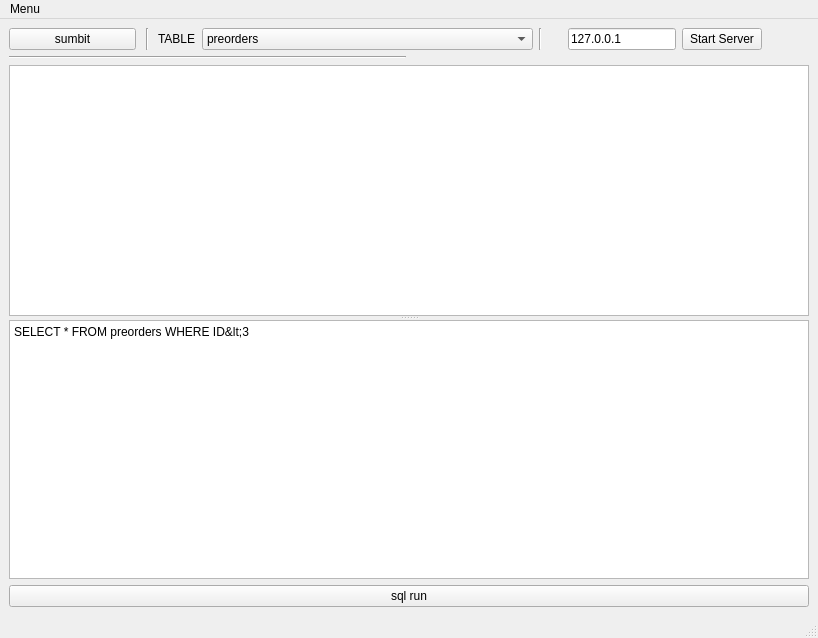
<?xml version="1.0" encoding="UTF-8"?>
<ui version="4.0">
 <class>MainWindow</class>
 <widget class="QMainWindow" name="MainWindow">
  <property name="geometry">
   <rect>
    <x>0</x>
    <y>0</y>
    <width>818</width>
    <height>638</height>
   </rect>
  </property>
  <property name="windowTitle">
   <string>MainWindow</string>
  </property>
  <widget class="QWidget" name="centralwidget">
   <layout class="QGridLayout" name="gridLayout">
    <item row="3" column="0" colspan="2">
     <widget class="QSplitter" name="splitter">
      <property name="orientation">
       <enum>Qt::Vertical</enum>
      </property>
      <widget class="QTableView" name="tableView">
       <property name="minimumSize">
        <size>
         <width>796</width>
         <height>249</height>
        </size>
       </property>
       <property name="editTriggers">
        <set>QAbstractItemView::NoEditTriggers</set>
       </property>
       <attribute name="horizontalHeaderStretchLastSection">
        <bool>true</bool>
       </attribute>
      </widget>
      <widget class="QWidget" name="layoutWidget">
       <layout class="QVBoxLayout" name="verticalLayout">
        <item>
         <widget class="QPlainTextEdit" name="plainTextEditScript">
          <property name="minimumSize">
           <size>
            <width>0</width>
            <height>100</height>
           </size>
          </property>
          <property name="plainText">
           <string>SELECT * FROM preorders WHERE ID&lt;3</string>
          </property>
         </widget>
        </item>
        <item>
         <widget class="QPushButton" name="pushButton">
          <property name="text">
           <string>sql run</string>
          </property>
         </widget>
        </item>
       </layout>
      </widget>
     </widget>
    </item>
    <item row="0" column="0" colspan="2">
     <layout class="QHBoxLayout" name="horizontalLayout">
      <item>
       <layout class="QHBoxLayout" name="horizontalLayout_2">
        <item>
         <widget class="QPushButton" name="pushButton_Submit">
          <property name="text">
           <string>sumbit</string>
          </property>
         </widget>
        </item>
       </layout>
      </item>
      <item>
       <widget class="Line" name="line">
        <property name="minimumSize">
         <size>
          <width>10</width>
          <height>0</height>
         </size>
        </property>
        <property name="orientation">
         <enum>Qt::Vertical</enum>
        </property>
       </widget>
      </item>
      <item>
       <layout class="QFormLayout" name="formLayout">
        <item row="0" column="0">
         <widget class="QLabel" name="label">
          <property name="text">
           <string>TABLE</string>
          </property>
         </widget>
        </item>
        <item row="0" column="1">
         <widget class="QComboBox" name="comboBox_TABLE">
          <property name="minimumSize">
           <size>
            <width>331</width>
            <height>0</height>
           </size>
          </property>
          <item>
           <property name="text">
            <string>preorders</string>
           </property>
          </item>
          <item>
           <property name="text">
            <string>products</string>
           </property>
          </item>
          <item>
           <property name="text">
            <string>fulfill</string>
           </property>
          </item>
          <item>
           <property name="text">
            <string>users</string>
           </property>
          </item>
         </widget>
        </item>
       </layout>
      </item>
      <item>
       <widget class="Line" name="line_3">
        <property name="orientation">
         <enum>Qt::Vertical</enum>
        </property>
       </widget>
      </item>
      <item alignment="Qt::AlignRight">
       <widget class="QLineEdit" name="lineEdit_IP">
        <property name="text">
         <string>127.0.0.1</string>
        </property>
       </widget>
      </item>
      <item alignment="Qt::AlignLeft">
       <widget class="QPushButton" name="pushButton_StartServer">
        <property name="text">
         <string>Start Server</string>
        </property>
       </widget>
      </item>
     </layout>
    </item>
    <item row="1" column="0">
     <widget class="Line" name="line_2">
      <property name="orientation">
       <enum>Qt::Horizontal</enum>
      </property>
     </widget>
    </item>
   </layout>
  </widget>
  <widget class="QMenuBar" name="menubar">
   <property name="geometry">
    <rect>
     <x>0</x>
     <y>0</y>
     <width>818</width>
     <height>26</height>
    </rect>
   </property>
   <widget class="QMenu" name="menuMenu">
    <property name="title">
     <string>Menu</string>
    </property>
    <addaction name="separator"/>
    <addaction name="actionAdd_Orders"/>
    <addaction name="actionAdd_Product"/>
    <addaction name="actionAdd_User"/>
   </widget>
   <addaction name="menuMenu"/>
  </widget>
  <widget class="QStatusBar" name="statusbar"/>
  <action name="actionAdd_Orders">
   <property name="text">
    <string>Add Orders</string>
   </property>
  </action>
  <action name="actionAdd_Product">
   <property name="text">
    <string>Add Product</string>
   </property>
  </action>
  <action name="actionAdd_User">
   <property name="text">
    <string>Add User</string>
   </property>
  </action>
 </widget>
 <resources/>
 <connections/>
</ui>
